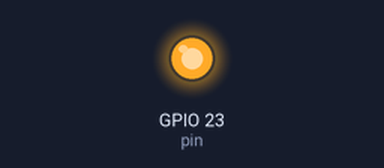
Simulated run of this sketch. Board: ESP32. On the bench: output pins drawn as LEDs (lit = HIGH).

Above: at 1.5 s.
At 4.5 s:
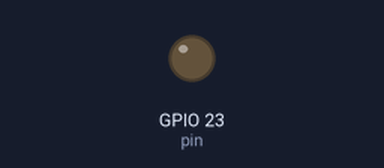
Timing chart, 0 to 7.8 s (numbered marks = the images above):
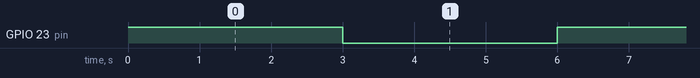

The sketch:

TestESP32.ino
```cpp
const int pin = 23;  // ใช้ขาที่รองรับ digital output

void setup() {
    pinMode(pin, OUTPUT);
}

void loop() {
    // ไม่ต้องทำอะไร เพราะเราตั้งให้ HIGH ตั้งแต่ setup
    digitalWrite(pin, HIGH);  // ตั้งขาให้เป็น HIGH
    delay(3000);
    digitalWrite(pin, LOW);  // ตั้งขาให้เป็น HIGH
    delay(3000);

}
```

Measured:
- by itself, GPIO 23 (pin): alternates HIGH for 3.0 s and LOW for 3.0 s
